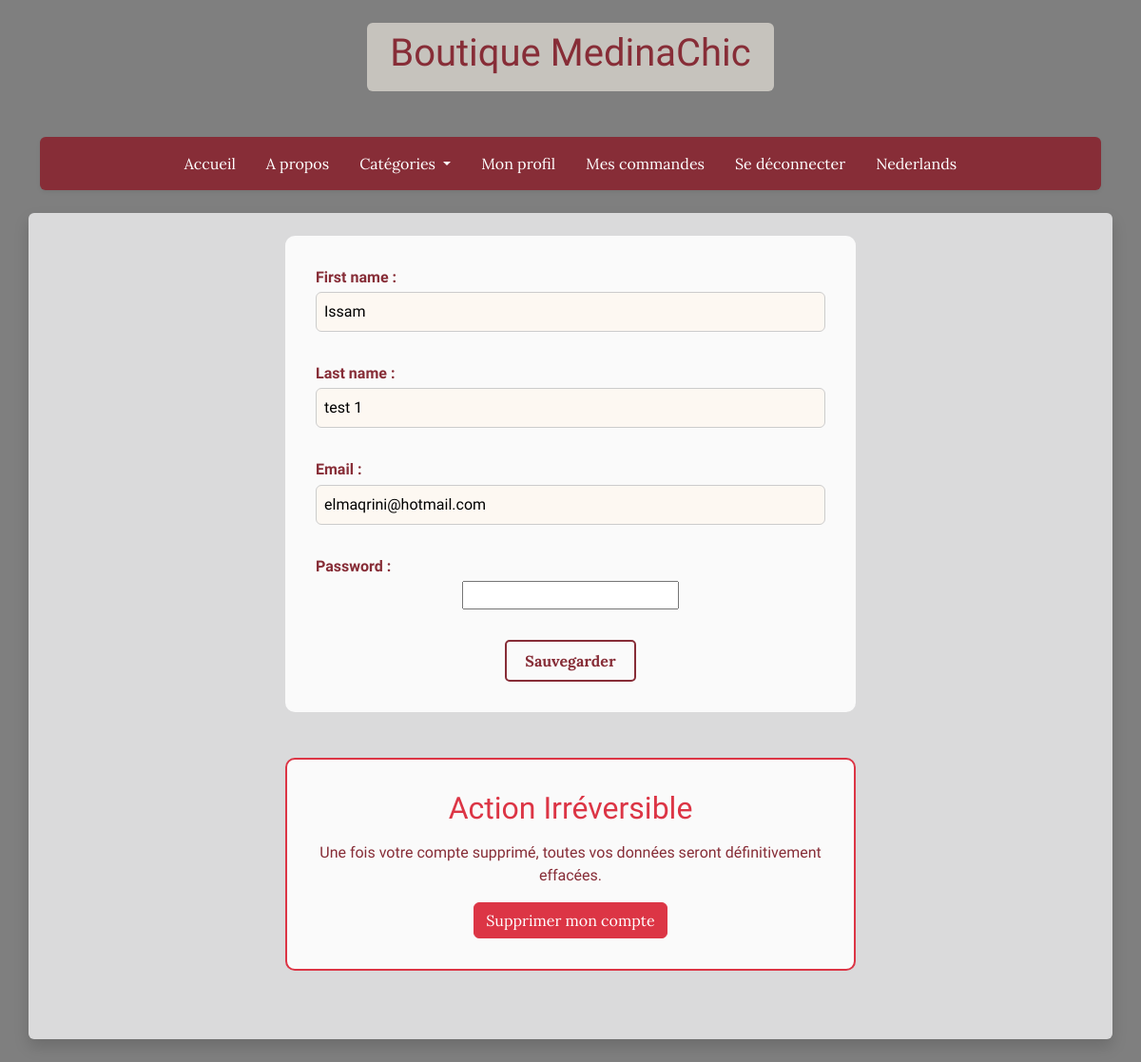
The page /accounts/profile/ (signed in) on the database its author committed.
### accounts/models.py (models this page shows, shortened)
class Shopper(AbstractUser):
    username = None
    email = models.EmailField(max_length=254, unique=True)
    stripe_id = models.CharField(max_length=90, blank=True)
    USERNAME_FIELD = 'email'
    REQUIRED_FIELDS = []
    objects = CustomUserManager()

### accounts/views.py (the view, shortened to what this page needs)
# urls.py: path('profile/', profile, name="profile"),
@login_required
def profile(request):
    form = UserForm(initial=model_to_dict(request.user, exclude="password"))
    addresses = request.user.addresses.all()
    return render(request, 'accounts/profile.html', context={'form': form,
                                                             "addresses": addresses})

### accounts/forms.py
class UserForm(forms.ModelForm):
    password = forms.CharField(widget=forms.PasswordInput())
    class Meta:
        model = Shopper
        fields = ['first_name', 'last_name', 'email', 'password']

### store/context_processors.py (called while the page is built)
def cart_processor(request):
    cart_data = {
        'has_cart': False,
        'cart_count': 0
    }
    if request.user.is_authenticated:
        try:
            cart = Cart.objects.filter(user=request.user, ordered=False).first()
            if cart:
                cart_data['has_cart'] = True
                cart_data['cart_count'] = cart.orders.count()
        except:
            pass
    return cart_data

### accounts/templates/accounts/profile.html (shortened to what this page needs)
{% extends 'base.html' %}
{% block content %}
    <div class="form-section text-center">
        <form method="POST">
            {{ form.as_p }}
            <button type="submit" class="styled-btn mt-3">Sauvegarder</button>
        </form>
    </div>
    <div class="form-section text-center mt-5" style="border: 2px solid #dc3545;">
        <h2 class="text-danger mb-3">Action Irréversible</h2>
        <p style="color: #872D37;">Une fois votre compte supprimé, toutes vos données seront définitivement effacées.</p>
        <button type="button" class="btn btn-danger" data-bs-toggle="modal" data-bs-target="#deleteAccountModal">
            Supprimer mon compte
        </button>
    </div>
{% endblock %}

### accounts/templates/accounts/profile.html (style rules this page uses)
h1, h2 { color: #872D37; font-family: 'Yeseva One', serif; }
.form-section { background-color: rgba(255, 255, 255, 0.85); padding: 2rem; border-radius: 10px; max-width: 600px; margin: auto auto 3rem auto; }
form label { font-weight: bold; color: #872D37; display: block; margin-bottom: 0.2rem; text-align: left; }
form input[type="text"], form input[type="email"], form input[type="number"], form select, form textarea { width: 100%; padding: 0.5rem; margin-bottom: 1rem; border: 1px solid #ccc; border-radius: 6px; background-color: #fdf8f2; font-size: 1rem; }
.styled-btn { border: 2px solid #872D37; color: #872D37; padding: 0.5rem 1.2rem; text-decoration: none; border-radius: 5px; transition: all 0.3s ease; background-color: transparent; font-weight: bold; }

### rows shown on the page
Shopper: first_name "Issam", last_name "test 1", email "elmaqrini@hotmail.com"
